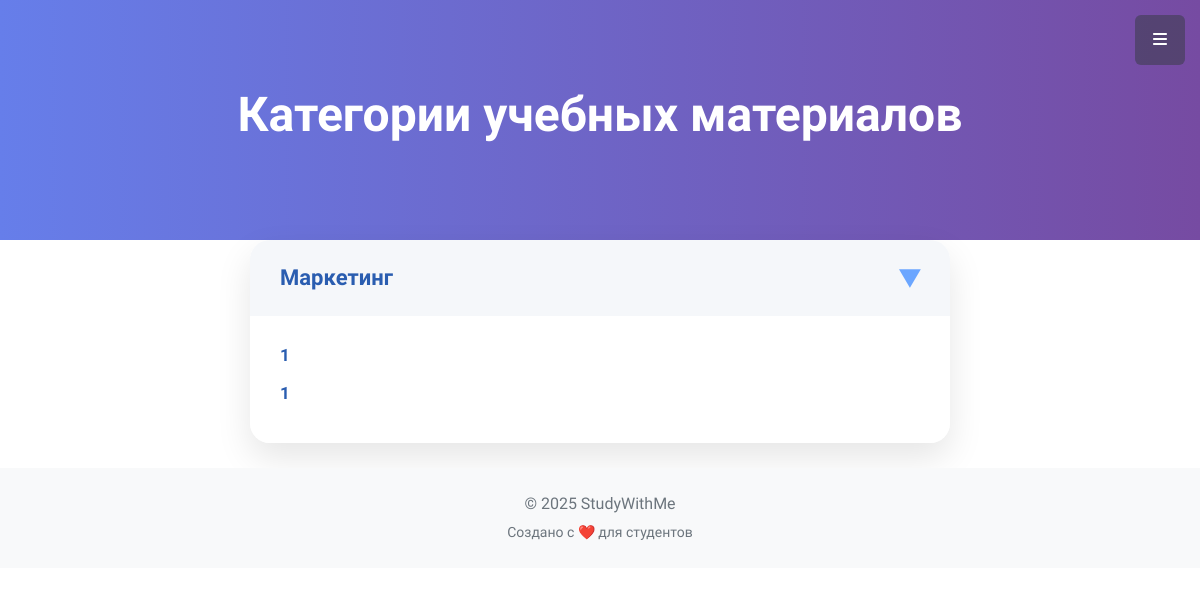
The page /materials/ on the database as committed earlier.
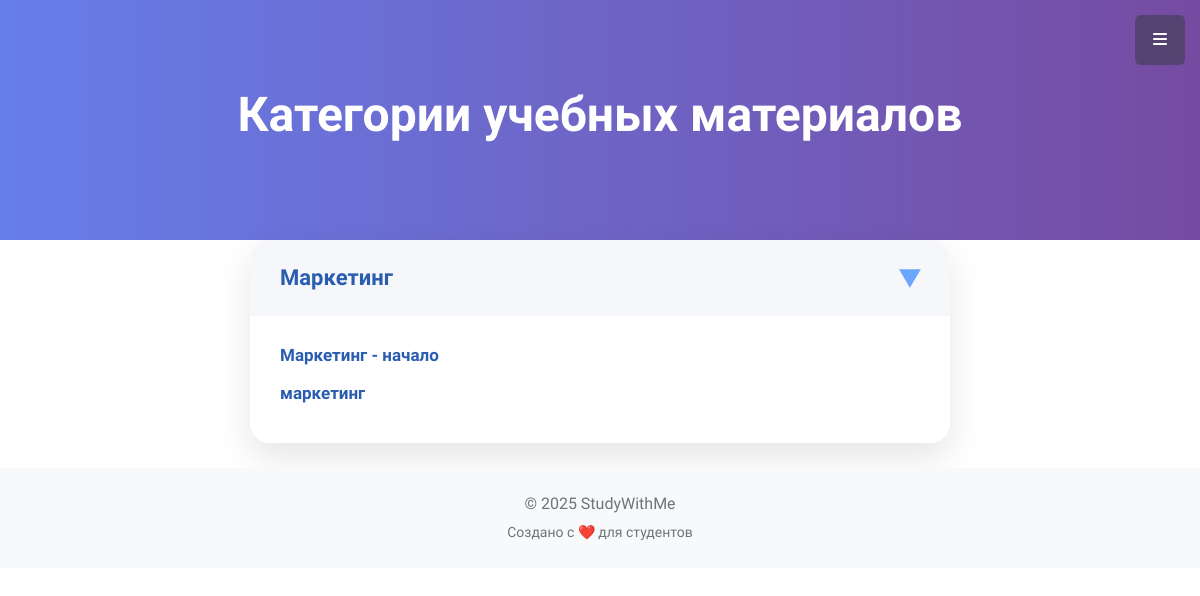
The same page on the database as committed later.
### main/models.py (models this page shows, shortened)
class StudyMaterial(models.Model):
    title = models.CharField(max_length=255, verbose_name="Название")
    description = models.TextField(verbose_name="Описание")
    video = models.TextField(blank=True, null=True, verbose_name='Видео')
    created_by = models.ForeignKey(MyUser, on_delete=models.CASCADE, verbose_name="Автор")
    created_at = models.DateTimeField(auto_now_add=True, verbose_name="Дата создания")
    category = models.ForeignKey('StudyMaterialCategory', on_delete=models.SET_NULL, null=True, blank=True, related_name='materials', verbose_name="Категория")
    class Meta:
        verbose_name = "Учебный материал"
        verbose_name_plural = "Учебные материалы"

### main/views.py (the view)
# urls.py: path('materials/', views.study_materials_view, name='study_materials'),
def study_materials_view(request):
    categories = StudyMaterialCategory.objects.prefetch_related('materials')
    return render(request, 'main/study_materials.html', {'categories': categories})

### main/templates/main/study_materials.html (shortened to what this page needs)
{% extends 'base.html' %}
{% load static %}
{% block content %}
<section class="hero-section d-flex align-items-center text-white" style="background: linear-gradient(to right, #667eea, #764ba2); min-height: 30vh;">
  <div class="container text-center">
    <h1 class="text-white" style="font-weight: 800; font-size: 48px; margin-bottom: 10px;">Категории учебных материалов</h1>
  </div>
</section>
{% for category in categories %}
<div class="category-block">
    <div class="category-header" onclick="toggleCategory(this)">
        <h2>{{ category.title }}</h2>
        <span class="arrow {% if forloop.first %}rotate{% endif %}">&#9654;</span>
    </div>
    <div class="materials-list {% if forloop.first %}open{% endif %}">
        <ul>
            {% for material in category.materials.all %}
                <li><a href="{% url 'study_material_detail' material.pk %}">{{ material.title }}</a></li>
            {% empty %}
                <li>Нет материалов</li>
            {% endfor %}
        </ul>
    </div>
</div>
{% endfor %}
{% endblock %}

Rows that differ between the two databases and show on the page:
changed StudyMaterial: title "1" → "Маркетинг - начало"
changed StudyMaterial: title "1" → "маркетинг"
